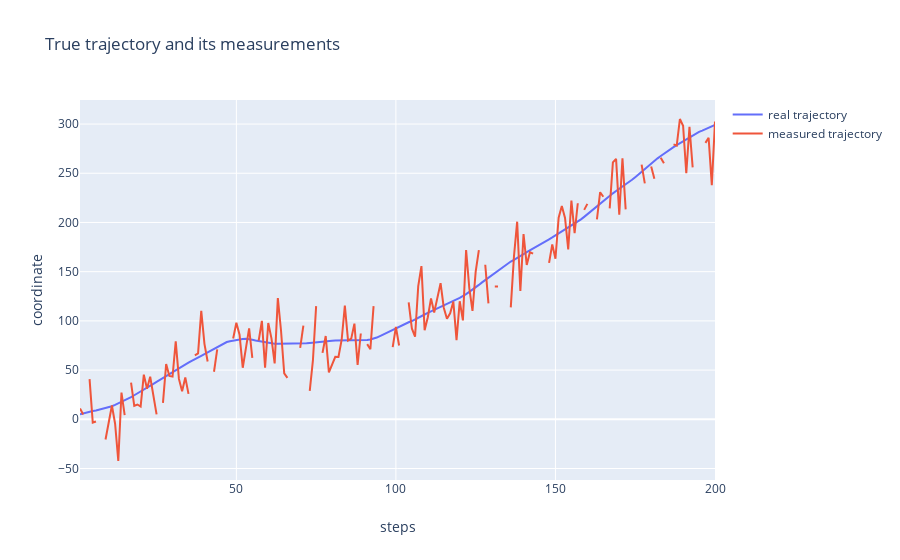

The cell this chart's notebook holds for it:
### Code cell
plot(2, [num_points, num_points], [x, z], title='True trajectory and its measurements', xlable='steps', ylable='coordinate',
     legend=['real trajectory', 'measured trajectory'])

### Figure 1 — Plotly figure (JSON) as saved in the notebook; plotly's stock layout.template omitted (floating-point values rounded to 4 significant figures; data arrays with more than 128 entries replaced by an {"elided": "..."} marker saying what was removed)
{"data": [{"mode": "lines", "name": "real trajectory", "showlegend": true, "type": "scatter", "x": {"elided": "200 int values"}, "y": {"elided": "200 float values"}}, {"mode": "lines", "name": "measured trajectory", "showlegend": true, "type": "scatter", "x": {"elided": "200 int values"}, "y": {"elided": "200 float values"}}], "layout": {"title": {"text": "True trajectory and its measurements"}, "xaxis": {"title": {"text": "steps"}}, "yaxis": {"title": {"text": "coordinate"}}}}
